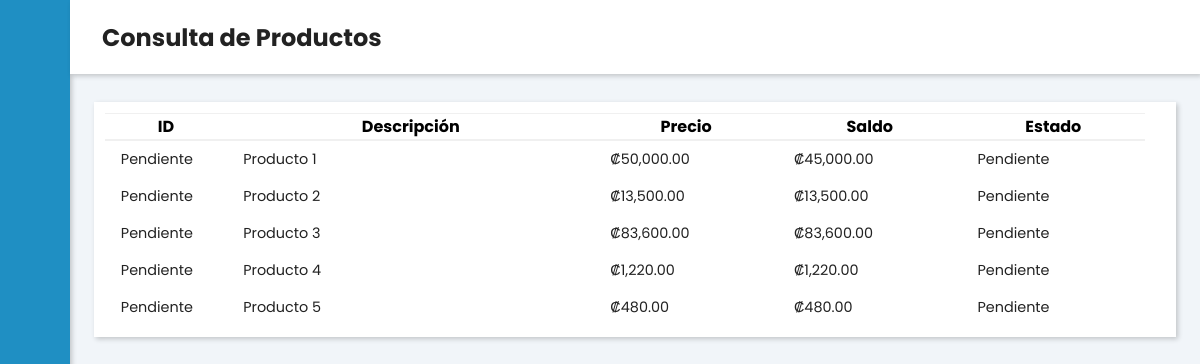
/Views/Home/consultarProductos.php, run on the app's committed database.
### tables this page shows
CREATE TABLE `principal` (
  `Id_Compra` bigint(20) NOT NULL AUTO_INCREMENT,
  `Precio` decimal(18,2) DEFAULT NULL,
  `Saldo` decimal(18,2) DEFAULT NULL,
  `Descripcion` varchar(500) DEFAULT NULL,
  `Estado` varchar(100) DEFAULT NULL,
  PRIMARY KEY (`Id_Compra`)
);

### Models/principalModel.php (called while the page is built, shortened)
<?php
function ConsultarProductosModel()
{
    try
    {
        $context = OpenDB();
        $sp = "CALL FIDE_CONSULTAR_PRODUCTOS_SP()";
        $respuesta = $context->query($sp);
        return $respuesta;
    }
    catch(Exception $error)
    {
        return null;
    }
}
?>

### Controllers/principalController.php (called while the page is built)
<?php
include_once $_SERVER["DOCUMENT_ROOT"] . '/Practica3/Models/principalModel.php';
function ConsultarProductos()
{
    return ConsultarProductosModel();
}
?>

### Views/Home/consultarProductos.php (the view, shortened to what this page needs)
<?php
    include_once $_SERVER["DOCUMENT_ROOT"] . '/Practica3/Views/layoutInterno.php';
?>
<!DOCTYPE html>
<html lang="es">
<?php
    AddCsss();
?>
<body>
<?php
    ShowSidebar();
    include_once $_SERVER["DOCUMENT_ROOT"] . '/Practica3/Controllers/principalController.php';
    $listaProductos = ConsultarProductos();
?>
<div class="main-content">
    <header>
        <h2>
            <label for="nav-toggle">
                <span class="las la-bars"></span>
            </label>
            Consulta de Productos
        </h2>
    </header>
    <main>
            <div class="card shadow-sm">
                <div class="card-body">
                    <table class="table table-hover table-bordered text-center">
                        <thead class="thead-light">
                            <tr>
                                <th style="width: 10%;">ID</th>
                                <th style="width: 30%;">Descripción</th>
                                <th style="width: 15%;">Precio</th>
                                <th style="width: 15%;">Saldo</th>
                                <th style="width: 15%;">Estado</th>
                            </tr>
                        </thead>
                        <tbody>
                            <?php
                            if ($listaProductos && $listaProductos->num_rows > 0) {
                                while ($fila = $listaProductos->fetch_assoc()) {
                                    echo "<tr>";
                                    echo "<td>" . $fila["Id_Compra"] . "</td>";
                                    echo "<td>" . $fila["Descripcion"] . "</td>";
                                    echo "<td>₡" . number_format($fila["Precio"], 2) . "</td>";
                                    echo "<td>₡" . number_format($fila["Saldo"], 2) . "</td>";
                                    echo "<td>" . $fila["Estado"] . "</td>";
                                    echo "</tr>";
                                }
                            } else {
                                echo '<tr><td colspan="5">No hay productos para mostrar.</td></tr>';
                            }
                            ?>
                        </tbody>
                    </table>
                </div>
            </div>
        </div>
</body>
</html>

### Views/layoutInterno.php
<?php
function AddCsss()
{
    echo
    '<head>
        <meta charset="UTF-8">
        <title>Sistema de Abonos</title>
        <link rel="stylesheet" href="https://maxst.icons8.com/vue-static/landings/line-awesome/line-awesome/1.3.0/css/line-awesome.min.css">
        <link rel="stylesheet" href="/Practica3/Views/Estilos/style.css">
        <link href="/Practica3/Views/Estilos/formulario.css" rel="stylesheet">
    </head>';
}
function ShowSidebar()
{
    echo
    '<input type="checkbox" id="nav-toggle">
    <div class="sidebar">
        <div class="sidebar-brand">
            <a href="/Practica3/Views/Home/inicio.php" style="text-decoration: none; color: inherit;">
                <h2 style="margin: 0; padding: 10px;">
                    <span class="la la-bank"></span> <span>Practica 3</span>
                </h2>
            </a>
        </div>
        <div class="sidebar-menu">
            <ul>
                <li>
                        <a href="consultarProductos.php"><span class="la la-box"></span>
                        <span>Consultar Productos</span></a>
                    </li>
                    <li>
                        <a href="registrarAbono.php"><span class="la la-dollar-sign"></span>
                        <span>Registrar Abono</span></a>
                    </li>
            </ul>
        </div>
    </div>';
}
?>

### Views/Estilos/style.css (style rules this page uses)
:root { --main-color: #1f8fc3; --color-dark: #1D2231; --text-grey: #8390A2; }
* { padding: 0; margin: 0; box-sizing: border-box; list-style-type: none; text-decoration: none; font-family: 'Poppins', sans-serif; }
.sidebar { width: 345px; position: fixed; left: 0; top: 0; height: 100%; background: var(--main-color); z-index: 100; transition: width 300ms; box-shadow: 2px 2px 5px rgba(0, 0, 0, 0.2); }
.sidebar-brand { height: 90px; padding: 1rem 0rem 1rem 2rem; color: #fff; }
.sidebar-menu { margin-top: 1rem; }
.sidebar-menu li { width: 100%; margin-bottom: 1.7rem; padding-left: 1rem; }
.sidebar-menu a { padding-left: 1rem; display: block; color: #fff; font-size: 1.1rem; }
.sidebar-menu a span:first-child { font-size: 1.5rem; padding-right: 1rem; }
.main-content { transition: margin-left 300ms; margin-left: 345px; }
header { background: #fff; display: flex; justify-content: space-between; padding: 1rem 1rem; box-shadow: 2px 2px 5px rgba(0, 0, 0, 0.2); position: fixed; left: 345px; width: calc(100% - 345px); top: 0; z-index: 100; transition: left 300ms; }
header h2 { color: #222; }
header label span { font-size: 1.7rem; padding-right: 1rem; }
main { margin-top: 70px; padding: 2rem 1.5rem; background: #f1f5f9; min-height: calc(100vh - 70px); }
.card { background: #fff; box-shadow: 2px 2px 5px rgba(0, 0, 0, 0.2); padding: 1%; }
table { border-collapse: collapse; }
thead tr { border-top: 1px solid #f0f0f0; border-bottom: 2px solid #f0f0f0; }
td { padding: .5rem 1rem; font-size: .9rem; color: #222; }
tr td:last-child { display: flex; align-items: center; }
@media only screen and (max-width: 1200px) { .sidebar { width: 70px; } }
@media only screen and (max-width: 1200px) { .sidebar .sidebar-brand, .sidebar li { padding-left: 1rem; text-align: center; } }
@media only screen and (max-width: 1200px) { .sidebar li a { padding-left: 0rem; } }
@media only screen and (max-width: 1200px) { .main-content { margin-left: 70px; } }
@media only screen and (max-width: 1200px) { .main-content header { width: calc(100% - 70px); left: 70px; } }

### data on the page
principal: Estado "Pendiente", Descripcion "Producto 1", Precio "50,000.00", Saldo "45,000.00"
principal: Estado "Pendiente", Descripcion "Producto 2", Precio "13,500.00", Saldo "13,500.00"
principal: Estado "Pendiente", Descripcion "Producto 3", Precio "83,600.00", Saldo "83,600.00"
principal: Estado "Pendiente", Descripcion "Producto 4", Precio "1,220.00", Saldo "1,220.00"
principal: Estado "Pendiente", Descripcion "Producto 5", Precio "480.00", Saldo "480.00"
